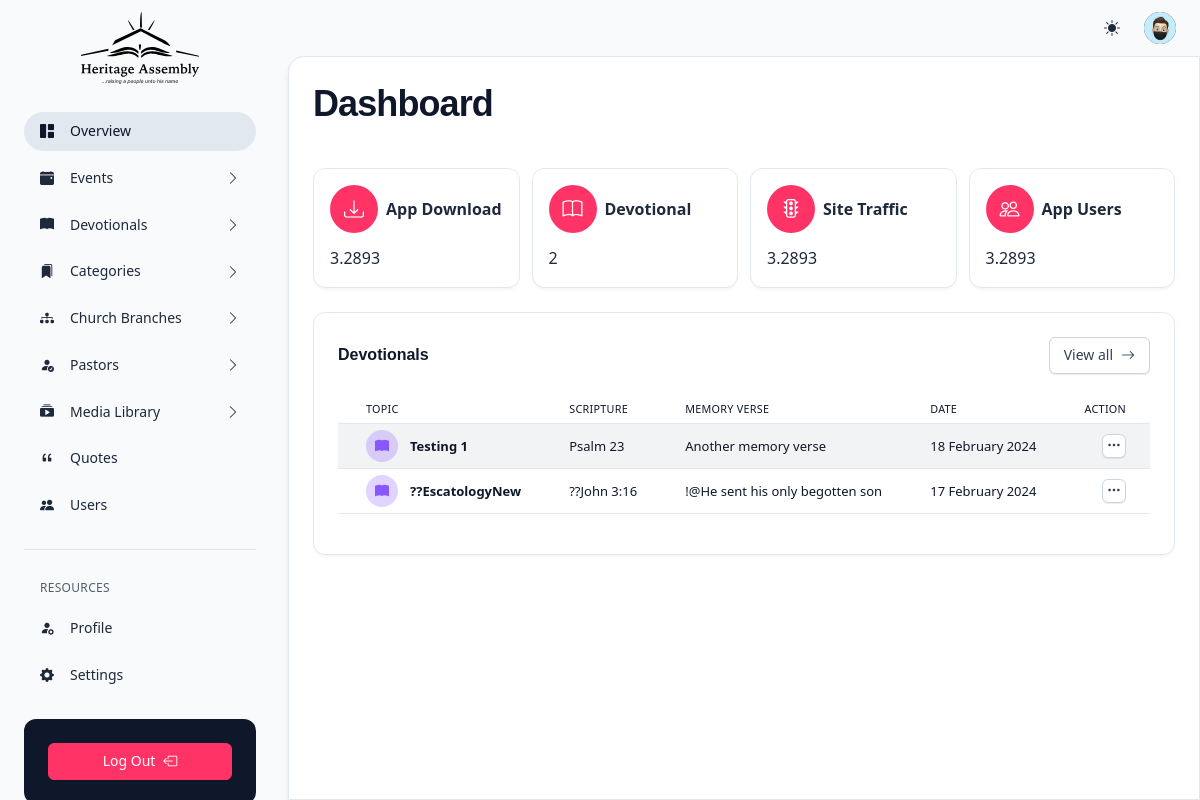
The app's page /dashboard (signed in) with its own data.
### tables this page shows
CREATE TABLE `tbl_devotionals` (
  `id` int(11) NOT NULL,
  `topic` varchar(100) NOT NULL,
  `scripture` varchar(100) NOT NULL,
  `memoryVerse` varchar(255) NOT NULL,
  `firstParagraph` longtext DEFAULT NULL,
  `secondParagraph` longtext DEFAULT NULL,
  `thirdParagraph` longtext DEFAULT NULL,
  `prayer` longtext DEFAULT NULL,
  `dateCreated` datetime DEFAULT current_timestamp()
);

### dashboard.php (the view, shortened to what this page needs)
<?php
    include "./components/header.php";
    include "./components/modals.php";
?>
    <div class="d-flex flex-column flex-lg-row h-lg-100 gap-1">
        <?php include "./components/side-nav.php"; ?>
        <div class="flex-lg-fill overflow-x-auto ps-lg-1 vstack vh-lg-100 position-relative">
            <?php include "./components/topnav.php"; ?>
            <div class="flex-fill overflow-y-lg-auto scrollbar bg-body rounded-top-4 rounded-top-start-lg-4 rounded-top-end-lg-0 border-top border-lg shadow-2">
                <main class="container-fluid px-3 py-5 p-lg-6 p-xxl-8">
                    <div class="mb-6 mb-xl-10">
                        <div class="row g-3 align-items-center">
                            <div class="col">
                                <h1 class="ls-tight">Dashboard</h1>
                            </div>
                        </div>
                    </div>
                    <div class="row g-3 g-xxl-6">
                        <div class="col-xxl-12">
                            <div class="vstack gap-3 gap-md-6">
                                <div class="row g-3">
                                    <div class="col-md col-sm-6">
                                        <div class="card border-primary-hover">
                                            <div class="card-body p-4">
                                                <div class="d-flex align-items-center gap-2">
                                                    <span class="badge badge-lg icon icon-lg icon-shape text-lg rounded-circle bg-danger text-white flex-none" alt="..."><i class="bi bi-download"></i></span> <span class="fw-bold">App Download</span>
                                                </div>
                                                <div class="text-m fw-semibold mt-3">3.2893</div>
                                            </div>
                                        </div>
                                    </div>
                                    <div class="col-md col-sm-6">
                                        <div class="card border-primary-hover">
                                            <div class="card-body p-4">
                                                <div class="d-flex align-items-center gap-2">
                                                    <span class="badge badge-lg icon icon-lg icon-shape text-lg rounded-circle bg-danger text-white flex-none" alt="..."><i class="bi bi-book"></i></span> <span class="fw-bold">Devotional</span>
                                                </div>
                                                <?php
                                                $count_devotional = mysqli_query($conn, "SELECT id FROM tbl_devotionals");
                                                echo "<div class='text-m fw-semibold mt-3'>".mysqli_num_rows($count_devotional)."</div>";
                                                ?>
                                            </div>
                                        </div>
                                    </div>
                                    <div class="col-md col-sm-6">
                                        <div class="card border-primary-hover">
                                            <div class="card-body p-4">
                                                <div class="d-flex align-items-center gap-2">
                                                    <span class="badge badge-lg icon icon-lg icon-shape text-lg rounded-circle bg-danger text-white flex-none" alt="..."><i class="bi bi-stoplights"></i></span> <span class="fw-bold">Site Traffic</span>
                                                </div>
                                                <div class="text-m fw-semibold mt-3">3.2893</div>
                                            </div>
                                        </div>
                                    </div>
                                    <div class="col-md col-sm-6">
                                        <div class="card border-primary-hover">
                                            <div class="card-body p-4">
                                                <div class="d-flex align-items-center gap-2">
                                                    <span class="badge badge-lg icon icon-lg icon-shape text-lg rounded-circle bg-danger text-white flex-none" alt="..."><i class="bi bi-people"></i></span> <span class="fw-bold">App Users</span>
                                                </div>
                                                <div class="text-m fw-semibold mt-3">3.2893</div>
                                            </div>
                                        </div>
                                    </div>
                                </div>
                                <div class="card">
                                    <div class="card-body pb-0">
                                        <div class="d-flex justify-content-between align-items-center">
                                            <div>
                                                <h5>Devotionals</h5>
                                            </div>
                                            <div class="hstack align-items-center">
                                                <a href="devotionals" class="btn btn-sm btn-neutral d-none d-sm-inline-flex"> <span class="pe-2">View all</span><span> <i class="bi bi-arrow-right"></i></span></a>
                                            </div>
                                        </div>
                                        <div class="table-responsive mb-10 mt-5">
                                            <table class="table table-hover table-striped table-sm table-nowrap">
                                                <thead>
                                                    <tr>
                                                        <th scope="col">
                                                            <div class="d-flex align-items-center gap-2 ps-1">
                                                                <span>Topic</span>
                                                            </div>
                                                        </th>
                                                        <th scope="col">Scripture</th>
                                                        <th scope="col">Memory Verse</th>
                                                        <th scope="col">Date</th>
                                                        <th scope="col" class="d-none text-end d-xl-table-cell">Action</th>
                                                    </tr>
                                                </thead>
                                                <tbody>
                                                    <?php
                                                    $select_query = "SELECT * FROM tbl_devotionals ORDER BY dateCreated DESC LIMIT 10";
                                                        $result = mysqli_query($conn, $select_query);
                                                        if (mysqli_num_rows($result) > 0) {
                                                            while($row = mysqli_fetch_assoc($result)) {
                                                                $topic = $row['topic'];
                                                                $scripture = $row['scripture'];
                                                                $memoryVerse = $row['memoryVerse'];
                                                                $dateCreated = $row['dateCreated'];
                                                                $date = strtotime($dateCreated);
                                                    ?>
                                                    <tr>
                                                        <td>
                                                            <div class="d-flex align-items-center gap-3 ps-1">
                                                                <div class="d-xl-inline-flex icon icon-shape w-rem-8 h-rem-8 rounded-circle text-sm bg-primary bg-opacity-25 text-primary"><i class="bi bi-book-fill"></i></div>
                                                                <div><span class="d-block text-heading fw-bold"><?php echo $topic; ?></span></div>
                                                            </div>
                                                        </td>
                                                        <td><?php echo $scripture; ?></td>
                                                        <td><?php echo $memoryVerse; ?></td>
                                                        <td><?php echo date('j F Y', $date); ?></td>
                                                        <td class="text-end">
                                                            <div class="dropdown">
                                                            <button type="button" class="btn btn-sm btn-square btn-neutral w-rem-6 h-rem-6" data-bs-toggle="dropdown" aria-haspopup="false" aria-expanded="false"><i class="bi bi-three-dots"></i></button>
                                                            </div>
                                                        </td>
                                                    </tr>
                                                    <?php
                                                            }
                                                        }
                                                    ?>
                                                </tbody>
                                            </table>
                                        </div>
                                    </div>
                                </div>
                            </div>
                        </div>
                    </div>
                </main>
            </div>
        </div>
    </div>
<?php include "./components/footer.php"; ?>

### assets/css/utility.css (style rules this page uses)
[class*=shadow] { transition: all .15s ease-in-out }
.overflow-x-auto { overflow-x: auto!important }
.d-block { display: block!important }
.d-flex { display: flex!important }
.d-none { display: none!important }
.shadow-2 { box-shadow: 0 6px 6px -1px rgba(10,22,70,.1),0 0 1px rgba(10,22,70,.06)!important }
.position-relative { position: relative!important }
.border-top { border-top: var(--x-border-width)var(--x-border-style)var(--x-border-color)!important }
.flex-fill { flex: auto!important }
.flex-none { flex: none!important }
.flex-column { flex-direction: column!important }
.justify-content-between { justify-content: space-between!important }
.align-items-center { align-items: center!important }
.mt-3 { margin-top: .75rem!important }
.mt-5 { margin-top: 1.25rem!important }
.mb-6 { margin-bottom: 1.5rem!important }
.mb-10 { margin-bottom: 2.5rem!important }
.p-4 { padding: 1rem!important }
.px-3 { padding-left: .75rem!important; padding-right: .75rem!important }
.py-5 { padding-top: 1.25rem!important; padding-bottom: 1.25rem!important }
.pe-2 { padding-right: .5rem!important }
.pb-0 { padding-bottom: 0!important }
.ps-1 { padding-left: .25rem!important }
.gap-1 { gap: .25rem!important }
.gap-2 { gap: .5rem!important }
.gap-3 { gap: .75rem!important }
.fw-semibold { font-weight: 500!important }
.fw-bold { font-weight: 600!important }
.text-end { text-align: right!important }
.text-primary,.text-primary-hover:hover { --x-text-opacity: 1; color: rgba(var(--x-primary-rgb),var(--x-text-opacity))!important }
.text-white,.text-white-hover:hover { --x-text-opacity: 1; color: rgba(var(--x-white-rgb),var(--x-text-opacity))!important }
.text-heading { --x-text-opacity: 1; color: var(--x-heading-color)!important }
.bg-primary,.bg-primary-hover:hover { --x-bg-opacity: 1; background-color: rgba(var(--x-primary-rgb),var(--x-bg-opacity))!important }
.bg-danger,.bg-danger-hover:hover { --x-bg-opacity: 1; background-color: rgba(var(--x-danger-rgb),var(--x-bg-opacity))!important }
.bg-body { --x-bg-opacity: 1; background-color: rgba(var(--x-body-bg-rgb),var(--x-bg-opacity))!important }
.bg-body-tertiary { --x-bg-opacity: 1; background-color: rgba(var(--x-tertiary-bg-rgb),var(--x-bg-opacity))!important }
.bg-opacity-25 { --x-bg-opacity: .25 }
.rounded-circle { border-radius: 50%!important }
.rounded-top-4 { border-top-left-radius: 1rem!important; border-top-right-radius: 1rem!important }
.text-sm { font-size: .875rem!important }
.text-lg { font-size: 1.25rem!important }
.ls-tight { letter-spacing: -.025em!important }
.w-rem-6 { width: 1.5rem!important }
.w-rem-8 { width: 2rem!important }
.h-rem-6 { height: 1.5rem!important }
.h-rem-8 { height: 2rem!important }
@media (min-width: 576px) { .d-sm-inline-flex { display: inline-flex!important } }
@media (min-width: 768px) { .gap-md-6 { gap: 1.5rem!important } }
@media (min-width: 992px) { .overflow-y-lg-auto { overflow-y:auto!important } }
@media (min-width: 992px) { .border-lg { border: var(--x-border-width)var(--x-border-style)var(--x-border-color)!important } }
@media (min-width: 992px) { .h-lg-100 { height: 100%!important } }
@media (min-width: 992px) { .vh-lg-100 { height: 100vh!important } }
@media (min-width: 992px) { .flex-lg-fill { flex: auto!important } }
@media (min-width: 992px) { .flex-lg-row { flex-direction: row!important } }
@media (min-width: 992px) { .p-lg-6 { padding: 1.5rem!important } }
@media (min-width: 992px) { .ps-lg-1 { padding-left: .25rem!important } }
@media (min-width: 992px) { .rounded-top-start-lg-4 { border-top-left-radius: 1rem!important } }
@media (min-width: 992px) { .rounded-top-end-lg-0 { border-top-right-radius: 0!important } }
@media (min-width: 1200px) { .d-xl-table-cell { display:table-cell!important } }
@media (min-width: 1200px) { .d-xl-inline-flex { display: inline-flex!important } }
@media (min-width: 1200px) { .mb-xl-10 { margin-bottom: 2.5rem!important } }

### assets/css/datatable.css (style rules this page uses)
:root { --dt-row-selected: 13, 110, 253; --dt-row-selected-text: 255, 255, 255; --dt-row-selected-link: 9, 10, 11; --dt-row-stripe: 0, 0, 0; --dt-row-hover: 0, 0, 0; --dt-column-ordering: 0, 0, 0; --dt-html-background: white }

### records on screen
tbl_devotionals: topic "Testing 1", scripture "Psalm 23", memoryVerse "Another memory verse", dateCreated "18 February 2024"
tbl_devotionals: topic "??EscatologyNew", scripture "??John 3:16", memoryVerse "!@He sent his only begotten son", dateCreated "17 February 2024"

### other values on screen
mysqli_num_rows($count_devotional) "2"
